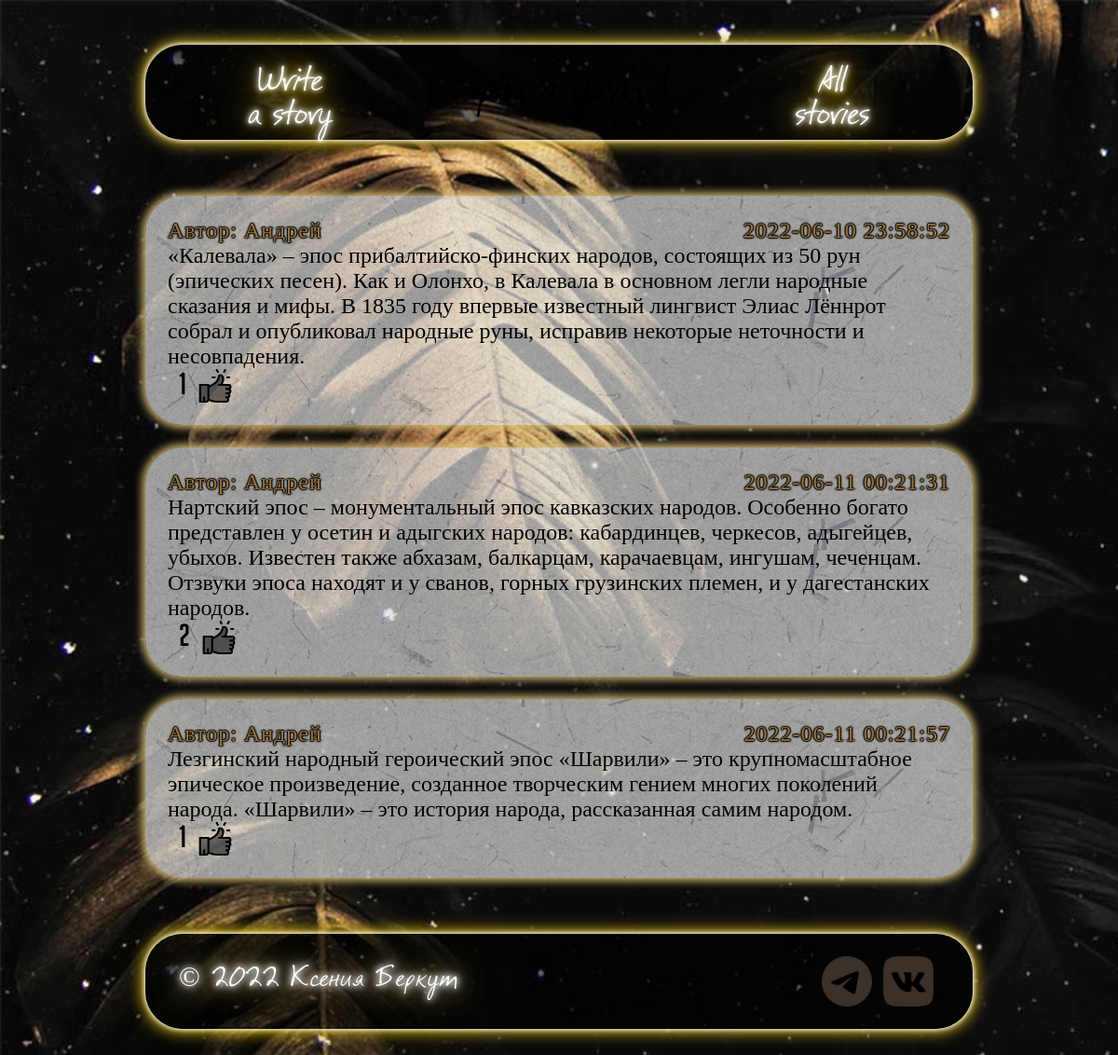
The page /exact_rubric/history on the database its author committed.
### website/models.py (models this page shows)
class Post(db.Model):
    id = db.Column(db.Integer, primary_key=True)
    text = db.Column(db.Text, nullable=False)
    date_created = db.Column(db.DateTime(timezone=True), default=func.now())
    author = db.Column(db.Integer, db.ForeignKey('user.id', ondelete="CASCADE"), nullable=False)
    rubric = db.Column(db.String, nullable=False)
    comments = db.relationship('Comment', backref='post', passive_deletes=True)
    likes = db.relationship('Like', backref='post', passive_deletes=True)

class User(db.Model, UserMixin):
    id = db.Column(db.Integer, primary_key=True)
    email = db.Column(db.String(150), unique=True)
    username = db.Column(db.String(150), unique=True)
    password = db.Column(db.String(150))
    date_created = db.Column(db.DateTime(timezone=True), default=func.now())
    posts = db.relationship('Post', backref='user', passive_deletes=True)
    comments = db.relationship('Comment', backref='user', passive_deletes=True)
    likes = db.relationship('Like', backref='user', passive_deletes=True)

### website/views.py (the view)
@views.route("/exact_rubric/<rubric>")
def exact_rubric(rubric):
    if rubric == 'anime':
        posts = Post.query.filter(Post.rubric == 'anime').all()
        rubric_value = 'anime'
    elif rubric == 'cyberpunk':
        posts = Post.query.filter(Post.rubric == 'cyberpunk').all()
        rubric_value = 'cyberpunk'
    elif rubric == 'history':
        posts = Post.query.filter(Post.rubric == 'history').all()
        rubric_value = 'history'
    elif rubric == 'anecdote':
        posts = Post.query.filter(Post.rubric == 'anecdote').all()
        rubric_value = 'anecdote'
    elif rubric == 'romantic':
        posts = Post.query.filter(Post.rubric == 'romantic').all()
        rubric_value = 'romantic'
    elif rubric == 'superhero':
        posts = Post.query.filter(Post.rubric == 'superhero').all()
        rubric_value = 'superhero'
    elif rubric == 'fantasy':
        posts = Post.query.filter(Post.rubric == 'fantasy').all()
        rubric_value = 'fantasy'
    else:
        flash('Упс, что-то пошло не так...', category='error')
    session['my_var'] = rubric_value
    amount = len(posts)
    if amount == 0:
       flash('На эту тематику пока что нет историй, но вы можете это исправить!', category='success')
    return render_template("exact_rubric_posts.html", user=current_user, posts=posts, rubrica=rubric_value)

### website/templates/exact_rubric_posts.html (shortened to what this page needs)
{% extends "base.html" %}
{% block content %}
{%for post in posts %}
<div class="post">
    <div class="string">
        <p>Автор: {{ post.user.username }} </p>
        <p> {{ post.date_created }} </p>
    </div>
    {{ post.text }}
    <div class="likes">
        <p id="likes-count-{{post.id}}">{{ post.likes|length }}</p>
        {% if user.id in post.likes|map(attribute="author")|list %}
        <img src="{{url_for('static', filename='css/assets/like.png')}}" class="liked" id="like-button-{{post.id}}" onclick="like( {{post.id}} )">
        {% else %}
        <img src="{{url_for('static', filename='css/assets/like.png')}}" class="unliked" id="like-button-{{post.id}}" onclick="like( {{post.id}} )">
        {% endif %}
    </div>
</div>
{% endfor %}
{% endblock %}

### website/static/css/style.css (style rules this page uses)
* { margin: 0; padding: 0; }
body { will-change: transform; background: url(assets/bg.jpg) no-repeat; background-size: cover; background-attachment: fixed; }
.entrance h1, p { color: #997239; letter-spacing: 1px; text-shadow: 1px 0 1.5px #000, 0 1px 1.5px #000, -1px 0 1.5px #000, 0 -1px 1.5px #000, 0 0 2px #000; }
.post { background: url(assets/bg_w.png) no-repeat; background-size: cover; width: -webkit-fill-available; height: fit-content; box-shadow: 0 0 10px 3px #d7bb71; border-radius: 40px; margin: 2vw 0vw; padding: 2vw; font: normal 2vw 'Ropa sans pro'; display: flex; flex-direction: column; }
.string { display: flex; justify-content: space-between; }
.likes { display: flex; align-items: center; }
.likes p { font: normal 2.75vw 'BigNoodleTitlingCyr'; color: #000; text-shadow: none; margin: 0vw 1vw; }
.likes img { width: 3vw; }

### rows shown on the page
Post: user.username "Андрей", date_created "2022-06-10 23:58:52", text "«Калевала» – эпос прибалтийско-финских народов, состоящих из 50 рун (эпических песен). Как и Олонхо, в Калевала в основном легли народные сказания и мифы. В 1835 году впервые известный лингвист Элиас Лённрот собрал и опубликовал народные руны, исправив некоторые неточности и несовпадения.", likes|length "1"
Post: user.username "Андрей", date_created "2022-06-11 00:21:31", text "Нартский эпос – монументальный эпос кавказских народов. Особенно богато представлен у осетин и адыгских народов: кабардинцев, черкесов, адыгейцев, убыхов. Известен также абхазам, балкарцам, карачаевцам, ингушам, чеченцам. Отзвуки эпоса находят и у сванов, горных грузинских племен, и у дагестанских народов.", likes|length "2"
Post: user.username "Андрей", date_created "2022-06-11 00:21:57", text "Лезгинский народный героический эпос «Шарвили» – это крупномасштабное эпическое произведение, созданное творческим гением многих поколений народа. «Шарвили» – это история народа, рассказанная самим народом.", likes|length "1"
